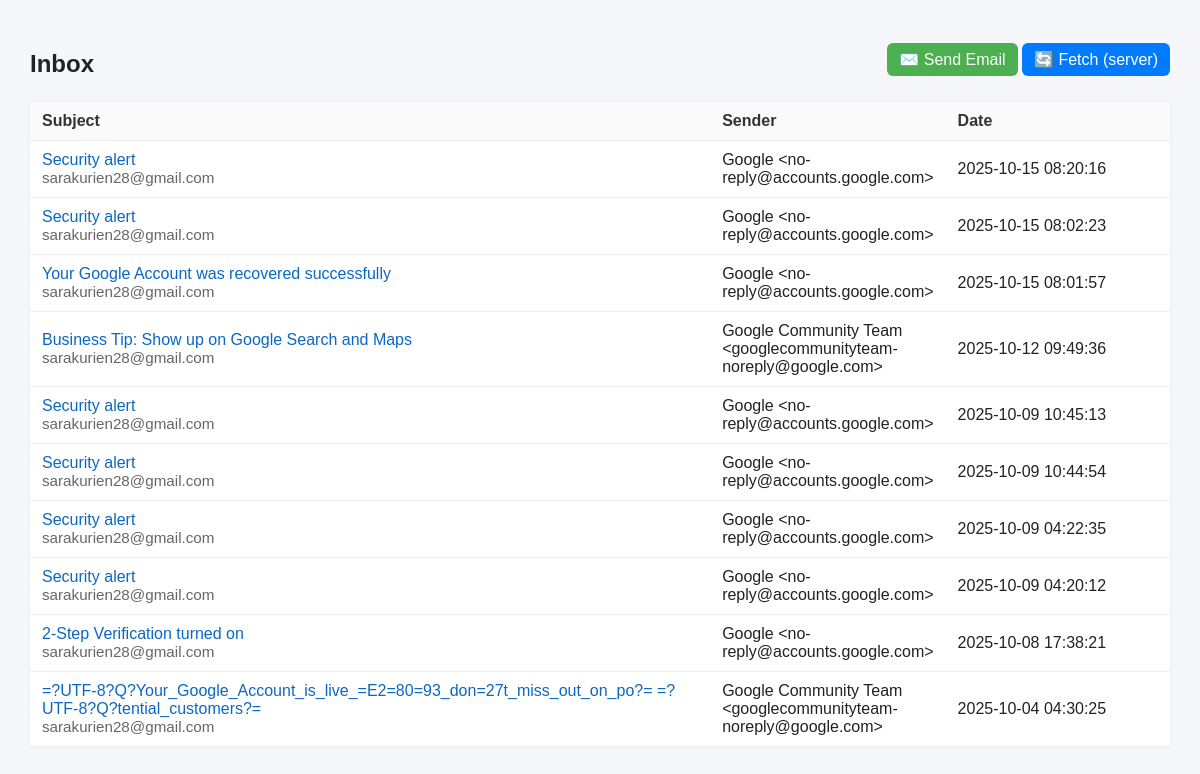
The page / on the database its author committed.
### mailapp/models.py (models this page shows, shortened)
class EmailMessage(models.Model):
    uid = models.CharField(max_length=255, unique=True)
    subject = models.CharField(max_length=500, blank=True)
    sender = models.CharField(max_length=255, blank=True)
    recipients = models.TextField(blank=True)
    date = models.DateTimeField(null=True, blank=True)
    body_text = models.TextField(blank=True)
    body_html = models.TextField(blank=True)
    received_at = models.DateTimeField(auto_now_add=True)
    seen = models.BooleanField(default=False)
    class Meta:
        ordering = ['-date']

### mailapp/views.py (the view)
# urls.py: path('', views.inbox_view, name='email_list'),           # root -> Inbox
def inbox_view(request):
    try:
        emails = EmailMessage.objects.order_by('-date')[:200]
    except Exception:
        emails = []
    return render(request, 'mailapp/email_list.html', {'emails': emails})

### templates/mailapp/email_list.html (shortened to what this page needs)
<!doctype html>
<html lang="en">
<head>
</head>
<body>
  <div class="top-actions">
    <h2>Inbox</h2>
    <div style="margin-left:auto;">
      <a class="btn" href="{% url 'mailapp:send_email' %}">✉️ Send Email</a>
      <a class="btn" href="{% url 'mailapp:email_list' %}?fetch=1" style="background:#007bff;">🔄 Fetch (server)</a>
    </div>
  </div>
  <table>
    <thead>
      <tr>
        <th style="width:60%;">Subject</th>
        <th style="width:20%;">Sender</th>
        <th style="width:20%;">Date</th>
      </tr>
    </thead>
    <tbody>
      {% for e in emails %}
        <tr>
          <td>
            <a class="subject" href="{% url 'mailapp:email_detail' e.pk %}">
              {{ e.subject|default:"(No Subject)" }}
            </a>
            <div class="meta">{{ e.recipients }}</div>
          </td>
          <td>{{ e.sender|default:"-" }}</td>
          <td>
            {% if e.date %}
              {{ e.date|date:"Y-m-d H:i:s" }}
            {% else %}
              -
            {% endif %}
          </td>
        </tr>
      {% empty %}
        <tr><td colspan="3" class="empty">No emails found.</td></tr>
      {% endfor %}
    </tbody>
  </table>
</body>
</html>

### templates/mailapp/email_list.html (style rules this page uses)
body { font-family: Arial, sans-serif; margin: 30px; background:#f6f7fb; color:#222; }
h2 { margin-bottom: 12px; }
table { width: 100%; border-collapse: collapse; background: #fff; box-shadow: 0 0 6px rgba(0,0,0,.05); }
th, td { padding: 10px 12px; border-bottom: 1px solid #eee; text-align: left; }
th { background: #fafafa; color: #333; font-weight: 600; }
a.subject { color: #0b67c2; text-decoration: none; }
.meta { color: #666; font-size: 0.95em; }
.top-actions { margin-bottom: 12px; display:flex; gap:8px; align-items:center; }
.btn { background:#4CAF50; color:white; padding:8px 12px; border-radius:6px; text-decoration:none; }

### rows shown on the page
EmailMessage: subject "Security alert", recipients "sarakurien28@gmail.com", sender "Google <no-reply@accounts.google.com>", date "2025-10-15 08:20:16"
EmailMessage: subject "Security alert", recipients "sarakurien28@gmail.com", sender "Google <no-reply@accounts.google.com>", date "2025-10-15 08:02:23"
EmailMessage: subject "Your Google Account was recovered successfully", recipients "sarakurien28@gmail.com", sender "Google <no-reply@accounts.google.com>", date "2025-10-15 08:01:57"
EmailMessage: subject "Business Tip: Show up on Google Search and Maps", recipients "sarakurien28@gmail.com", sender "Google Community Team <googlecommunityteam-noreply@google.com>", date "2025-10-12 09:49:36"
EmailMessage: subject "Security alert", recipients "sarakurien28@gmail.com", sender "Google <no-reply@accounts.google.com>", date "2025-10-09 10:45:13"
EmailMessage: subject "Security alert", recipients "sarakurien28@gmail.com", sender "Google <no-reply@accounts.google.com>", date "2025-10-09 10:44:54"
EmailMessage: subject "Security alert", recipients "sarakurien28@gmail.com", sender "Google <no-reply@accounts.google.com>", date "2025-10-09 04:22:35"
EmailMessage: subject "Security alert", recipients "sarakurien28@gmail.com", sender "Google <no-reply@accounts.google.com>", date "2025-10-09 04:20:12"
EmailMessage: subject "2-Step Verification turned on", recipients "sarakurien28@gmail.com", sender "Google <no-reply@accounts.google.com>", date "2025-10-08 17:38:21"
EmailMessage: subject "=?UTF-8?Q?Your_Google_Account_is_live_=E2=80=93_don=27t_miss_out_on_po?= =?UTF-8?Q?tential_customers?=", recipients "sarakurien28@gmail.com", sender "Google Community Team <googlecommunityteam-noreply@google.com>", date "2025-10-04 04:30:25"
